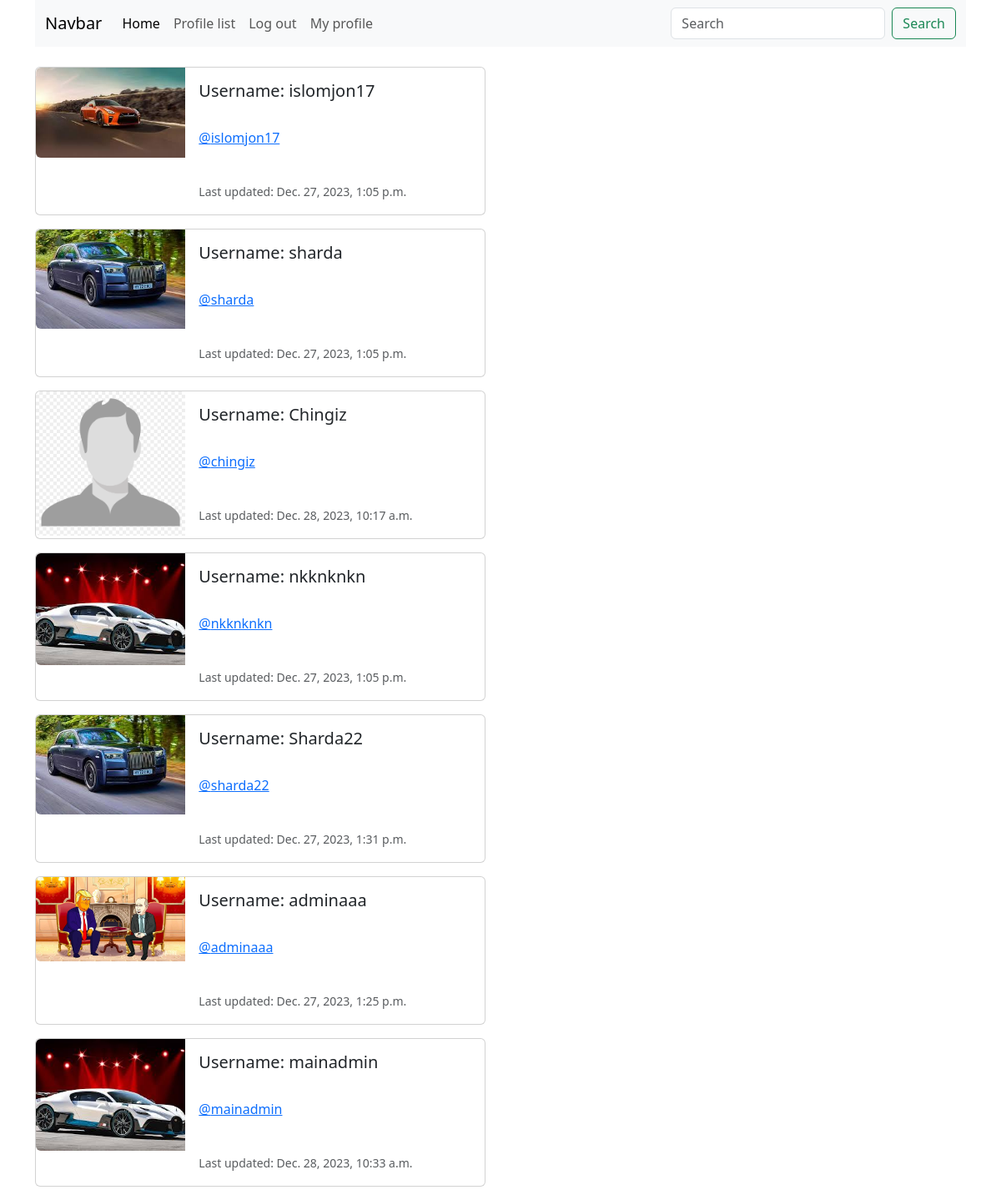
Before: /profile_list/ (signed in) with the older database file.
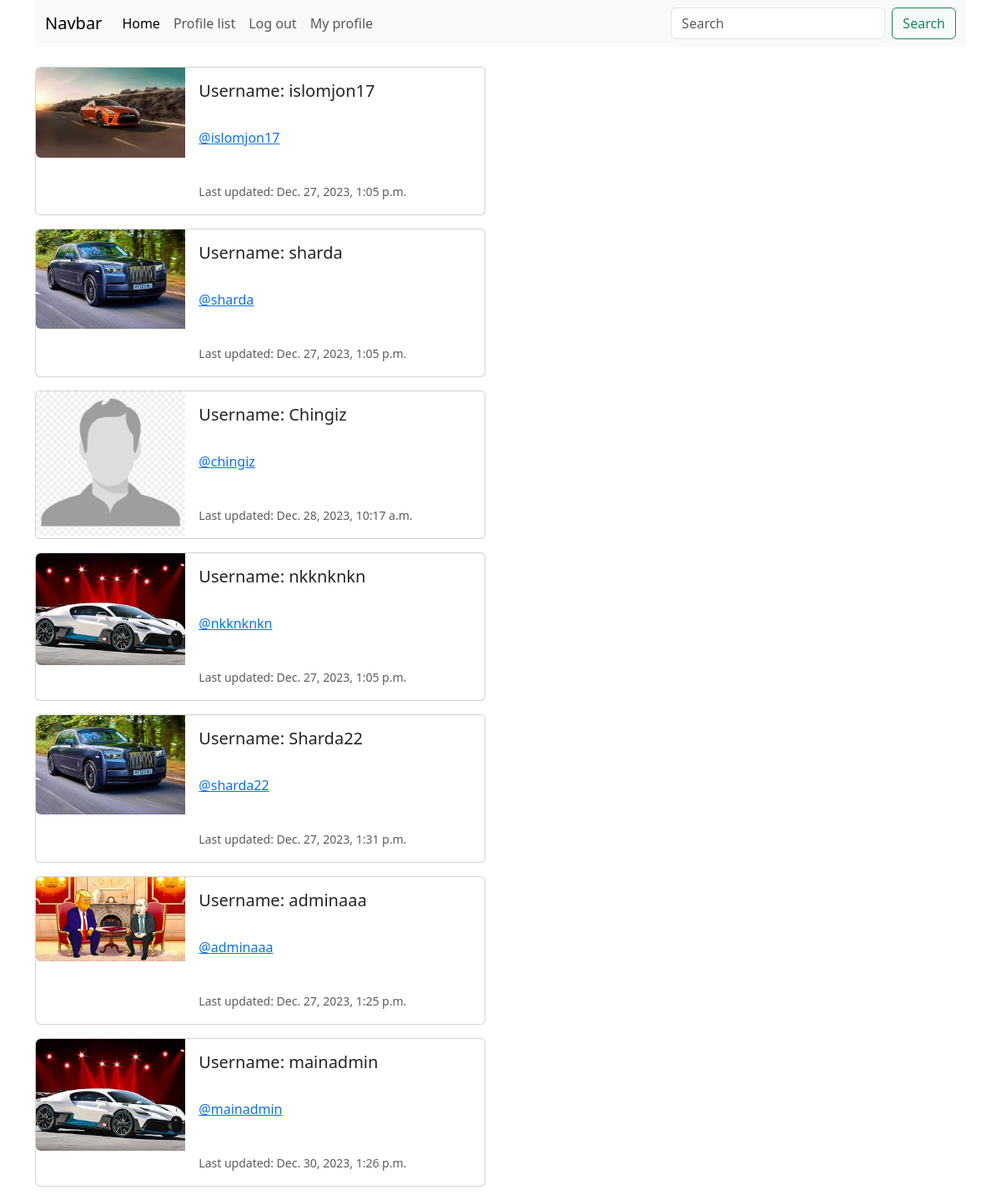
After: the same page with the newer database file.
### twitterclone/models.py (models this page shows, shortened)
class Profile(models.Model):
    user = models.OneToOneField(User, on_delete=models.CASCADE)
    follows = models.ManyToManyField("self",
                                    related_name="followed_by",
                                    symmetrical=False,
                                    blank=True)
    profile_image = models.ImageField(null=True, blank=True, upload_to="images/")
    profile_bio = models.CharField(null=True, blank=True, max_length=500)
    facebook_link = models.CharField(null=True, blank=True, max_length=500)
    instagram_link = models.CharField(null=True, blank=True, max_length=500)
    telegram_link = models.CharField(null=True, blank=True, max_length=500)
    created_date = models.DateTimeField(User, auto_now=True)

### twitterclone/views.py (the view)
# urls.py: path('profile_list/', views.profile_list, name="profile_list"),
def profile_list(request):
    if request.user.is_authenticated:
        profiles = Profile.objects.exclude(user=request.user)
        return render(request, 'profile_list.html', {"profiles":profiles})
    else:
        messages.success(request, ("You have to log in"))
        return render(request, 'home.html', {})

### twitterclone/templates/profile_list.html
{% extends 'base.html' %}
{% load static %}
{% block content %}
{% if profiles %}
    {% for profiles in profiles %}
    <div class="card mb-3" style="max-width: 540px;">
        <div class="row g-0">
          <div class="col-md-4">
             {% if profiles.profile_image %}
              <img src="{{ profiles.profile_image.url }}" width="200" height="200" class="img-fluid rounded-start  " alt="{{ profiles.user.username }}">
              {% else %}
              <img src="{% static 'twitterclone/images/profile_image_2.png' %}" width="200" height="200" class="img-fluid rounded-start" alt="Profile picture">
             {% endif %}
          </div>
          <div class="col-md-8">
            <div class="card-body">
              <h5 class="card-title">Username: {{ profiles.user.username }}</h5>
              <br/>
              <p class="card-text"> <a href="{% url 'profile' profiles.user.id %}">@{{ profiles.user.username|lower }} </a> </p>
              <br/>
              <p class="card-text"><small class="text-body-secondary"> Last updated: {{ profiles.created_date }}</small></p>
            </div>
          </div>
        </div>
      </div>
    {% endfor %}
{% endif %}
{% endblock  %}

Changed rows visible on the page:
changed Profile "mainadmin": created_date "Dec. 28, 2023, 10:33 a.m." → "Dec. 30, 2023, 1:26 p.m."
